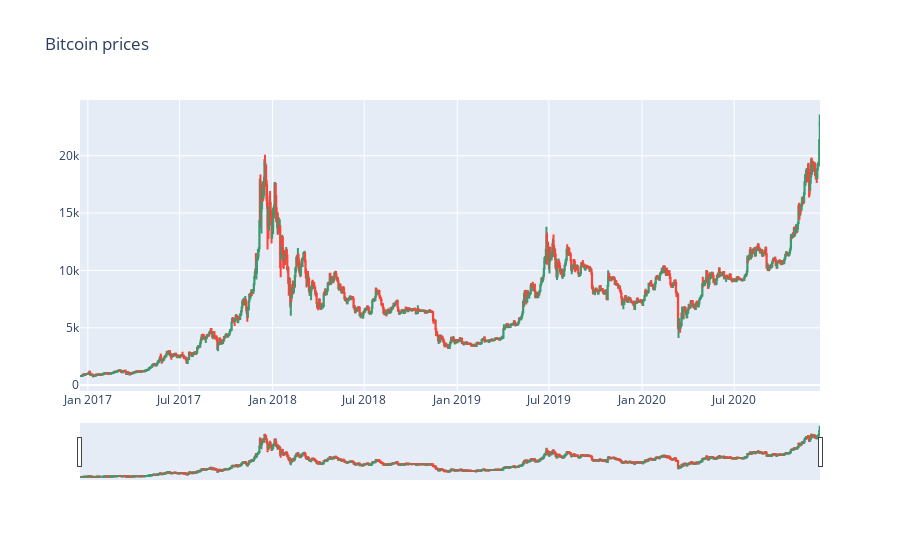

Notebook cell for this chart:
### Markdown cell above
### Plot a candlestick chart
- A candlestick chart is a style of chart that packs multiple pieces of price information into one chart. It can provide us with a good sense of price action and visual aid for technical analysis.

### Code cell
# Define the candlestick data
candlestick = go.Candlestick(
    x=bitcoin_data.index,
    open=bitcoin_data['Open'],
    high=bitcoin_data['High'],
    low=bitcoin_data['Low'],
    close=bitcoin_data['Close'])

# Create a candlestick figure   
fig = go.Figure(data=[candlestick])
fig.update_layout(title='Bitcoin prices')                        

# Show the plot
fig.show()

### Figure 1 — Plotly figure (JSON) as saved in the notebook; plotly's stock layout.template omitted (floating-point values rounded to 4 significant figures; data arrays with more than 128 entries replaced by an {"elided": "..."} marker saying what was removed)
{"data": [{"close": {"elided": "1462 float values"}, "high": {"elided": "1462 float values"}, "low": {"elided": "1462 float values"}, "open": {"elided": "1462 float values"}, "type": "candlestick", "x": {"elided": "1462 str values"}}], "layout": {"title": {"text": "Bitcoin prices"}}}
